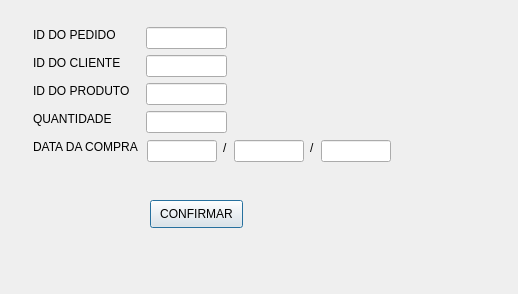
<?xml version="1.0" encoding="UTF-8"?>
<ui version="4.0">
 <class>JanelaPedido</class>
 <widget class="QDialog" name="JanelaPedido">
  <property name="geometry">
   <rect>
    <x>0</x>
    <y>0</y>
    <width>518</width>
    <height>294</height>
   </rect>
  </property>
  <property name="windowTitle">
   <string>Pedido</string>
  </property>
  <widget class="QLabel" name="label">
   <property name="geometry">
    <rect>
     <x>33</x>
     <y>27</y>
     <width>86</width>
     <height>16</height>
    </rect>
   </property>
   <property name="text">
    <string>ID DO PEDIDO</string>
   </property>
  </widget>
  <widget class="QLabel" name="label_2">
   <property name="geometry">
    <rect>
     <x>33</x>
     <y>55</y>
     <width>90</width>
     <height>16</height>
    </rect>
   </property>
   <property name="text">
    <string>ID DO CLIENTE</string>
   </property>
  </widget>
  <widget class="QLabel" name="label_3">
   <property name="geometry">
    <rect>
     <x>33</x>
     <y>83</y>
     <width>99</width>
     <height>16</height>
    </rect>
   </property>
   <property name="text">
    <string>ID DO PRODUTO</string>
   </property>
  </widget>
  <widget class="QLabel" name="label_4">
   <property name="geometry">
    <rect>
     <x>33</x>
     <y>139</y>
     <width>107</width>
     <height>16</height>
    </rect>
   </property>
   <property name="text">
    <string>DATA DA COMPRA</string>
   </property>
  </widget>
  <widget class="QLabel" name="label_5">
   <property name="geometry">
    <rect>
     <x>33</x>
     <y>111</y>
     <width>80</width>
     <height>16</height>
    </rect>
   </property>
   <property name="text">
    <string>QUANTIDADE</string>
   </property>
  </widget>
  <widget class="QLineEdit" name="lineEdit_PEDIDO">
   <property name="geometry">
    <rect>
     <x>146</x>
     <y>27</y>
     <width>81</width>
     <height>22</height>
    </rect>
   </property>
  </widget>
  <widget class="QLineEdit" name="lineEdit_CLIENTE">
   <property name="geometry">
    <rect>
     <x>146</x>
     <y>55</y>
     <width>81</width>
     <height>22</height>
    </rect>
   </property>
  </widget>
  <widget class="QLineEdit" name="lineEdit_PRODUTO">
   <property name="geometry">
    <rect>
     <x>146</x>
     <y>83</y>
     <width>81</width>
     <height>22</height>
    </rect>
   </property>
  </widget>
  <widget class="QLineEdit" name="lineEdit_QUANTIDADE">
   <property name="geometry">
    <rect>
     <x>146</x>
     <y>111</y>
     <width>81</width>
     <height>22</height>
    </rect>
   </property>
  </widget>
  <widget class="QLineEdit" name="lineEdit_DIA">
   <property name="geometry">
    <rect>
     <x>147</x>
     <y>140</y>
     <width>70</width>
     <height>22</height>
    </rect>
   </property>
  </widget>
  <widget class="QLineEdit" name="lineEdit_MES">
   <property name="geometry">
    <rect>
     <x>234</x>
     <y>140</y>
     <width>70</width>
     <height>22</height>
    </rect>
   </property>
  </widget>
  <widget class="QLineEdit" name="lineEdit_ANO">
   <property name="geometry">
    <rect>
     <x>321</x>
     <y>140</y>
     <width>70</width>
     <height>22</height>
    </rect>
   </property>
  </widget>
  <widget class="QLabel" name="label_6">
   <property name="geometry">
    <rect>
     <x>223</x>
     <y>140</y>
     <width>16</width>
     <height>16</height>
    </rect>
   </property>
   <property name="text">
    <string>/</string>
   </property>
  </widget>
  <widget class="QLabel" name="label_7">
   <property name="geometry">
    <rect>
     <x>310</x>
     <y>140</y>
     <width>16</width>
     <height>16</height>
    </rect>
   </property>
   <property name="text">
    <string>/</string>
   </property>
  </widget>
  <widget class="QPushButton" name="pushButton">
   <property name="geometry">
    <rect>
     <x>150</x>
     <y>200</y>
     <width>93</width>
     <height>28</height>
    </rect>
   </property>
   <property name="text">
    <string>CONFIRMAR</string>
   </property>
  </widget>
 </widget>
 <resources/>
 <connections/>
</ui>
